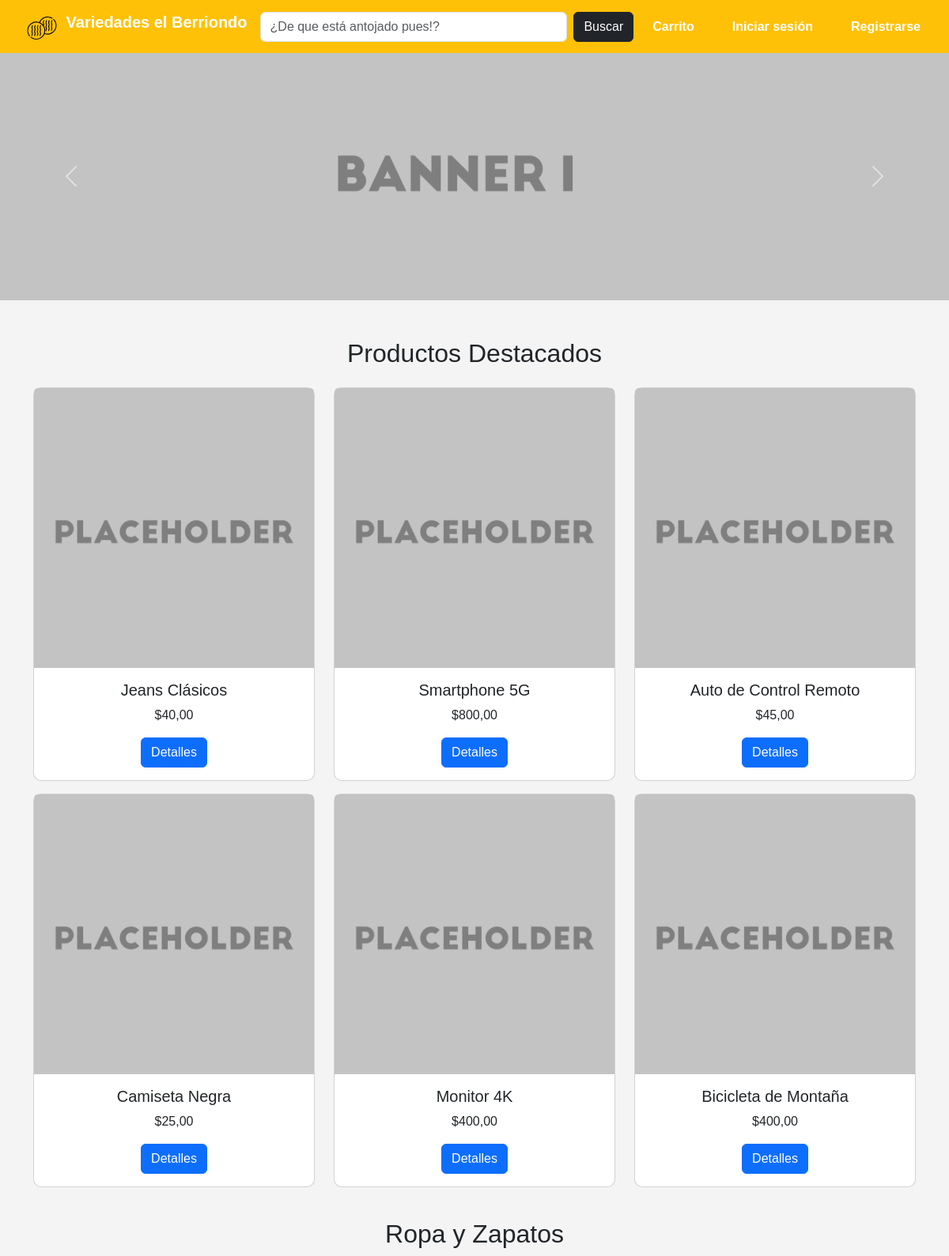
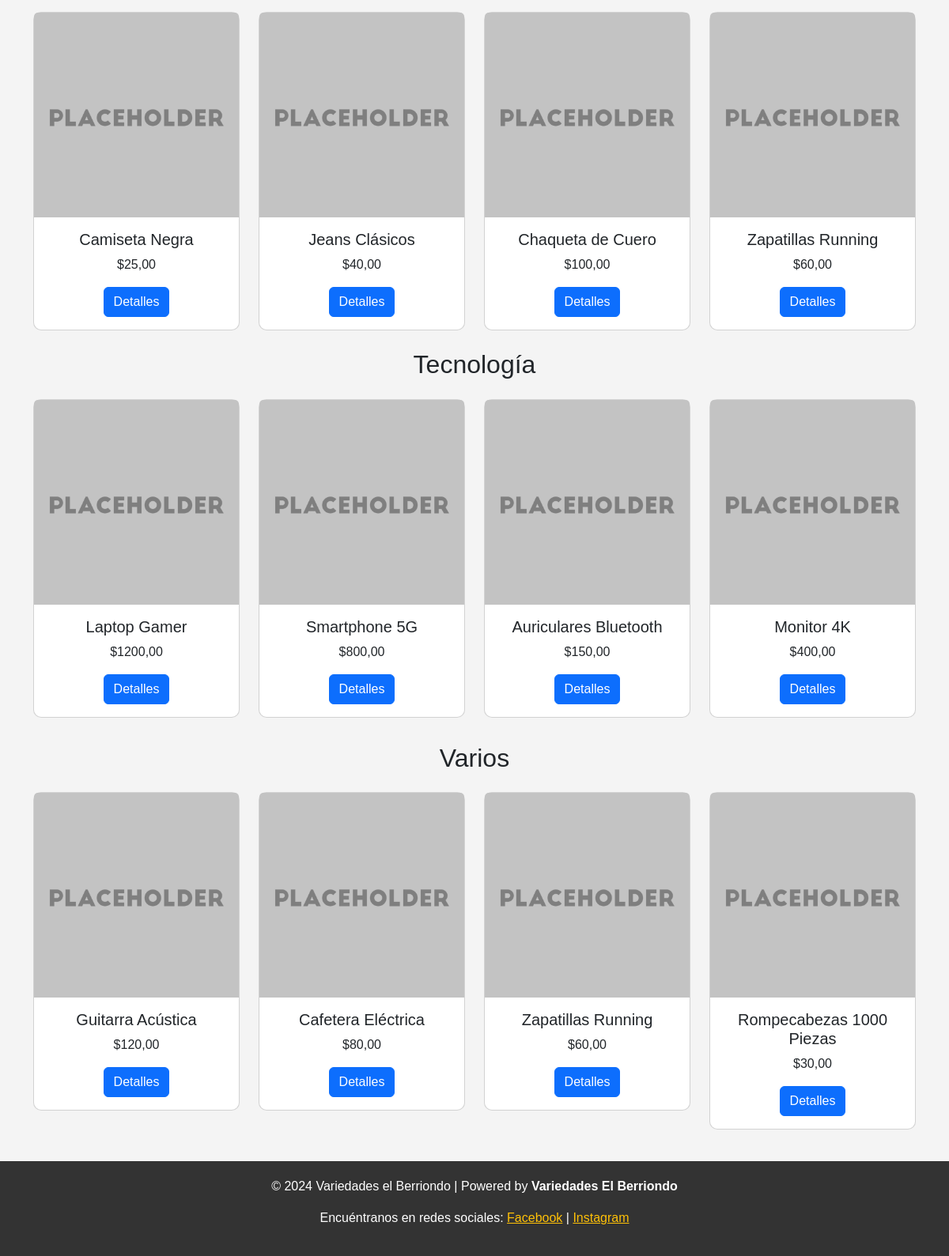
The page / on the database its author committed (2 pictures, top to bottom).
### general/models.py (models this page shows, shortened)
class Producto(models.Model):
    nombre = models.CharField(max_length=200)
    descripcion = models.TextField(blank=True, null=True)
    precio = models.DecimalField(max_digits=10, decimal_places=2)
    stock = models.PositiveIntegerField(default=0)
    categoria = models.ForeignKey(Categoria, on_delete=models.CASCADE, related_name="productos")
    imagen = models.ImageField(upload_to="productos/", blank=True, null=True)
    fecha_creacion = models.DateTimeField(default=now)

### general/views.py (the view)
# urls.py: path('', index, name='index'),
def index(request):
    productos_recomendados = list(Producto.objects.all())
    random.shuffle(productos_recomendados)
    productos_recomendados = productos_recomendados[:6]
    ropa_y_zapatos = Producto.objects.filter(categoria__nombre="ropa")[:4]
    tecnologia = Producto.objects.filter(categoria__nombre="tecnologia")[:4]
    todos_los_productos = list(Producto.objects.all())
    random.shuffle(todos_los_productos)
    varios = todos_los_productos[:4]
    return render(request, 'index.html', {
        'productos_recomendados': productos_recomendados,
        'ropa_y_zapatos': ropa_y_zapatos,
        'tecnologia': tecnologia,
        'varios': varios
    })

### variedadesElBerriendo/templates/index.html (shortened to what this page needs)
{% extends 'base.html' %}
{% load static %}
{% block content %}
<div id="carouselExample" class="carousel slide" data-bs-ride="carousel">
    <div class="carousel-inner">
        <div class="carousel-item active">
            <img src="{% static 'img/banner1.png' %}" class="d-block w-100" alt="Banner 1">
        </div>
    </div>
    <button class="carousel-control-prev" type="button" data-bs-target="#carouselExample" data-bs-slide="prev">
        <span class="carousel-control-prev-icon"></span>
    </button>
    <button class="carousel-control-next" type="button" data-bs-target="#carouselExample" data-bs-slide="next">
        <span class="carousel-control-next-icon"></span>
    </button>
</div>
<div class="container mt-5">
    <h2 class="text-center mb-4">Productos Destacados</h2>
<div class="row">
    {% if productos_recomendados %}
        {% for producto in productos_recomendados %}
        <div class="col-md-4">
            <div class="card product-card mb-3">
                <img src="{% if producto.imagen %}{{ producto.imagen.url }}{% else %}{% static 'img/placeholder.png' %}{% endif %}" class="card-img-top" alt="{{ producto.nombre }}">
                <div class="card-body text-center">
                    <h5 class="card-title">{{ producto.nombre }}</h5>
                    <p class="card-text">${{ producto.precio }}</p>
                    <a href="{% url 'product_detail' producto.id %}" class="btn btn-primary">Detalles</a>
                </div>
            </div>
        </div>
        {% endfor %}
    {% else %}
        <p class="text-center mt-3">No hay productos recomendados en este momento.</p>
    {% endif %}
</div>
<h2 class="text-center m-4">Ropa y Zapatos</h2>
<div class="row">
    {% for producto in ropa_y_zapatos %}
    <div class="col-md-3">
        <div class="card product-card">
            <img src="{% if producto.imagen %}{{ producto.imagen.url }}{% else %}{% static 'img/placeholder.png' %}{% endif %}" class="card-img-top" alt="{{ producto.nombre }}">
            <div class="card-body text-center">
                <h5 class="card-title">{{ producto.nombre }}</h5>
                <p class="card-text">${{ producto.precio }}</p>
                <a href="{% url 'product_detail' producto.id %}" class="btn btn-primary">Detalles</a>
            </div>
        </div>
    </div>
    {% endfor %}
</div>
<h2 class="text-center m-4">Tecnología</h2>
<div class="row">
    {% for producto in tecnologia %}
    <div class="col-md-3">
        <div class="card product-card mb-2">
            <img src="{% if producto.imagen %}{{ producto.imagen.url }}{% else %}{% static 'img/placeholder.png' %}{% endif %}" class="card-img-top" alt="{{ producto.nombre }}">
            <div class="card-body text-center">
                <h5 class="card-title">{{ producto.nombre }}</h5>
                <p class="card-text">${{ producto.precio }}</p>
                <a href="{% url 'product_detail' producto.id %}" class="btn btn-primary">Detalles</a>
            </div>
        </div>
    </div>
    {% endfor %}
</div>
<h2 class="text-center m-4">Varios</h2>
<div class="row">
    {% for producto in varios %}
    <div class="col-md-3">
        <div class="card product-card">
            <img src="{% if producto.imagen %}{{ producto.imagen.url }}{% else %}{% static 'img/placeholder.png' %}{% endif %}" class="card-img-top" alt="{{ producto.nombre }}">
            <div class="card-body text-center">
                <h5 class="card-title">{{ producto.nombre }}</h5>
                <p class="card-text">${{ producto.precio }}</p>
                <a href="{% url 'product_detail' producto.id %}" class="btn btn-primary">Detalles</a>
            </div>
        </div>
    </div>
    {% endfor %}
</div>
</div>
{% endblock %}

### variedadesElBerriendo/static/css/styles.css (style rules this page uses)
body { font-family: 'Arial', sans-serif; margin: 0; padding: 0; background-color: #f4f4f4; }
.product-card { border-radius: 10px; }

### rows shown on the page
Producto: nombre "Jeans Clásicos", precio "40,00"
Producto: nombre "Smartphone 5G", precio "800,00"
Producto: nombre "Auto de Control Remoto", precio "45,00"
Producto: nombre "Camiseta Negra", precio "25,00"
Producto: nombre "Monitor 4K", precio "400,00"
Producto: nombre "Bicicleta de Montaña", precio "400,00"
Producto: nombre "Chaqueta de Cuero", precio "100,00"
Producto: nombre "Zapatillas Running", precio "60,00"
Producto: nombre "Laptop Gamer", precio "1200,00"
Producto: nombre "Auriculares Bluetooth", precio "150,00"
Producto: nombre "Guitarra Acústica", precio "120,00"
Producto: nombre "Cafetera Eléctrica", precio "80,00"
Producto: nombre "Rompecabezas 1000 Piezas", precio "30,00"
